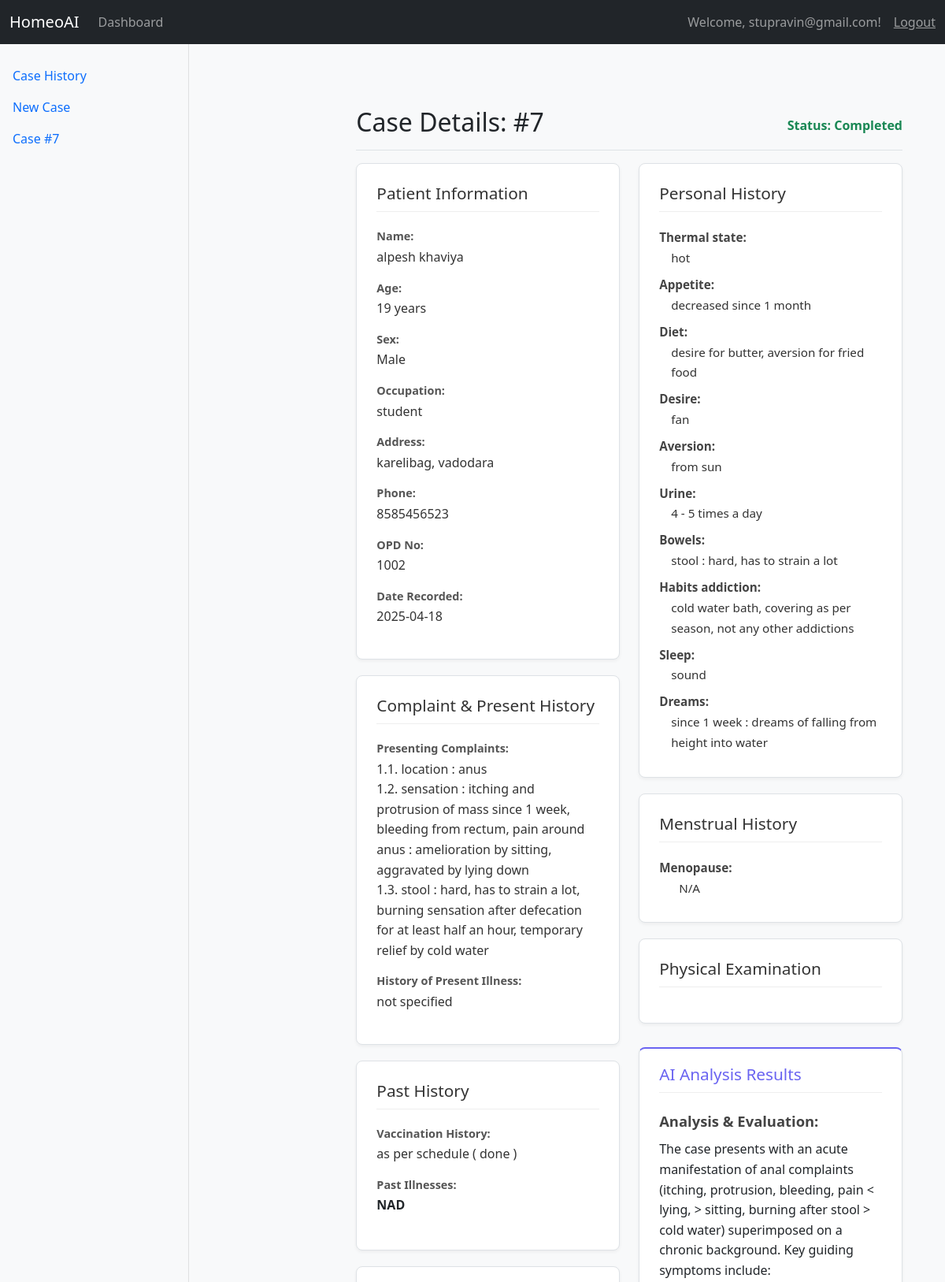
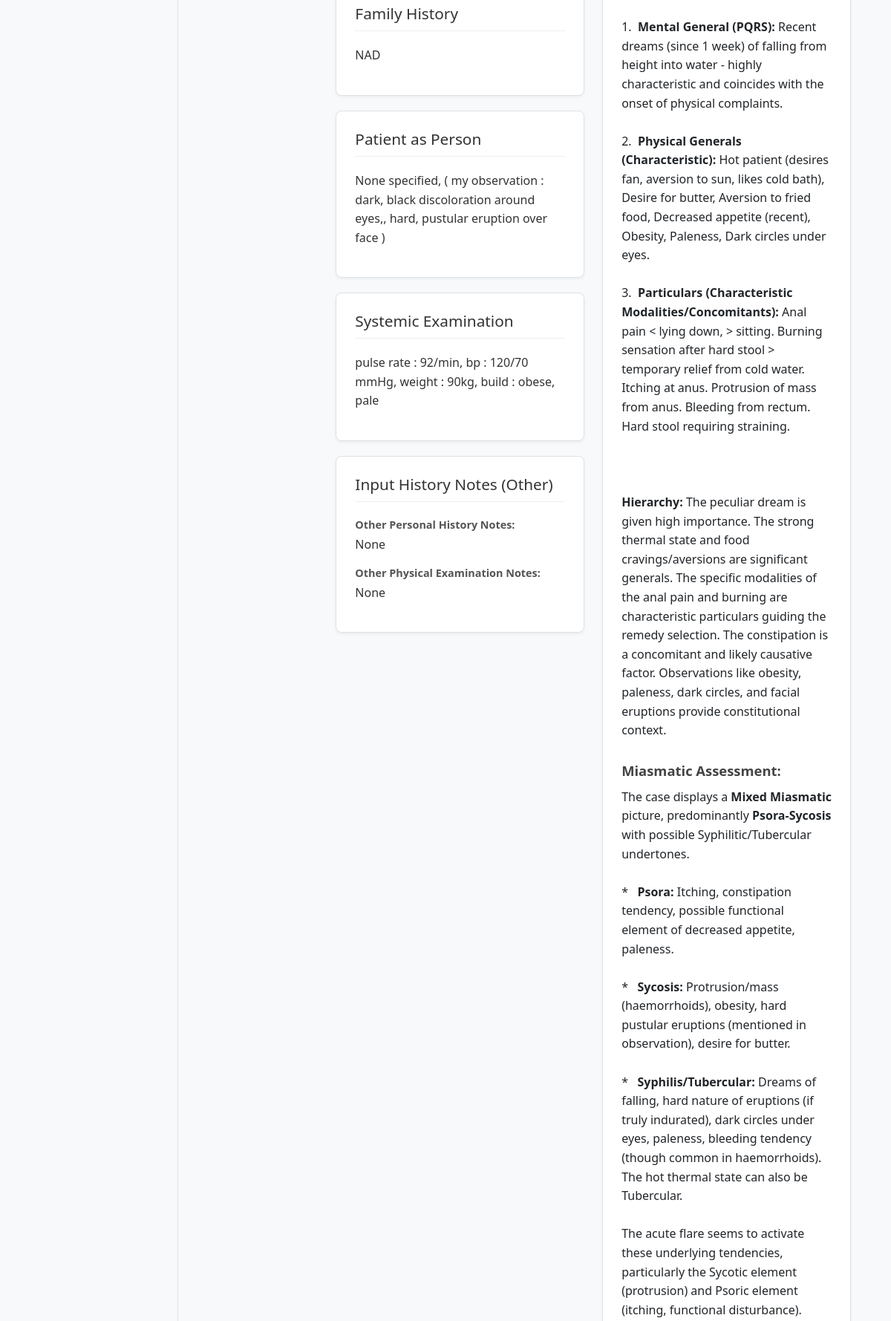
Page /case/7/ (signed in, upper part) on the committed database (2 pictures, top to bottom).
### core/models.py (models this page shows, shortened)
class Case(models.Model):
    user = models.ForeignKey(settings.AUTH_USER_MODEL, on_delete=models.CASCADE, related_name='cases')
    created_at = models.DateTimeField(auto_now_add=True)
    updated_at = models.DateTimeField(auto_now=True)
    date = models.DateField(default=timezone.now, blank=True, null=True) # Made optional
    opd_no = models.CharField(max_length=50, blank=True, null=True)
    patient_name = models.CharField(max_length=200) # Required
    patient_age = models.CharField(max_length=20, blank=True, null=True)
    patient_sex = models.CharField(max_length=10, choices=[('Male', 'Male'), ('Female', 'Female'), ('Other', 'Other')], blank=True, null=True)
    patient_occupation = models.CharField(max_length=100, blank=True, null=True)
    patient_address = models.TextField(blank=True, null=True)
    patient_phone = models.CharField(max_length=20, blank=True, null=True)
    presenting_complaints = models.TextField() # Required
    history_of_present_illness = models.TextField(blank=True, null=True)
    past_history_vaccination = models.TextField(blank=True, null=True) # Corresponds to past_history.vaccination
    family_history = models.TextField(blank=True, null=True)
    personal_history = models.JSONField(blank=True, null=True, default=dict)
    menstrual_history = models.JSONField(blank=True, null=True, default=dict)
    physical_examination = models.JSONField(blank=True, null=True, default=dict)
    patient_as_person = models.TextField(blank=True, null=True)
    systemic_examination = models.TextField(blank=True, null=True)
    result_file_path = models.CharField(max_length=512, blank=True, null=True) # Store relative path?
    STATUS_CHOICES = [
        ('PENDING', 'Pending Analysis'),
        ('PROCESSING', 'Processing'),
        ('COMPLETED', 'Completed'),
        ('ERROR', 'Error'),
    ]
    status = models.CharField(max_length=20, choices=STATUS_CHOICES, default='PENDING')
    class Meta:
        ordering = ['-created_at']

class PastIllness(models.Model):
    case = models.ForeignKey(Case, on_delete=models.CASCADE, related_name='past_illnesses')
    disease = models.CharField(max_length=200, blank=True, null=True)
    approximate_age = models.CharField(max_length=50, blank=True, null=True)
    duration = models.CharField(max_length=100, blank=True, null=True)
    treatment = models.TextField(blank=True, null=True)
    completely_recovered = models.CharField(max_length=50, blank=True, null=True)
    class Meta:
        verbose_name_plural = "Past Illnesses"

### core/views.py (the view)
@login_required
def case_detail_view(request, case_id):
    case = get_object_or_404(Case.objects.prefetch_related('past_illnesses'), id=case_id, user=request.user)
    results_data = None
    error_message = None
    case_type_value = None # Initialize variable for case type
    if case.status == 'COMPLETED' and case.result_file_path:
        full_path = os.path.join(settings.CASE_RESULTS_DIR, case.result_file_path)
        if os.path.exists(full_path):
            try:
                with open(full_path, 'r', encoding='utf-8') as f:
                    file_content = f.read()
                results_data = json.loads(file_content)
                if results_data:
                    case_type_value = results_data.get("case_type(Acute/Chronic)")
            except json.JSONDecodeError:
                error_message = "Error: The result file contains invalid JSON."
                print(f"JSONDecodeError for file: {full_path}")
            except Exception as e:
                error_message = f"Error reading result file: {e}"
                print(f"Error reading file {full_path}: {e}")
        else:
            error_message = f"Error: Result file not found ({case.result_file_path}), although case is marked completed."
            print(f"Result file not found: {full_path}")
    elif case.status == 'ERROR':
         error_message = "An error occurred during the analysis process."
    elif case.status == 'PROCESSING' or case.status == 'PENDING':
         error_message = "Analysis is still in progress. Please check back later."
    context = {
        'case': case,
        'results_data': results_data,
        'error_message': error_message,
        'case_type_value': case_type_value, # Pass the extracted value to the template
    }
    return render(request, 'case_detail.html', context)

### core/templatetags/json_filters.py (called while the page is built)
@register.filter(is_safe=True, name='apply_formatting')
def apply_formatting(value):
    if not isinstance(value, str):
        value = str(value)
    value = escape(value)
    value = re.sub(r'\*\*(.*?)\*\*', r'<strong>\1</strong>', value)
    value = value.replace('\n', '<br>\n')
    return mark_safe(value)

@register.filter(name='is_dict')
def is_dict(value):
    return isinstance(value, dict)

@register.filter(name='replace_str')
def replace_str(value, args):
    if isinstance(value, str) and isinstance(args, str):
        try:
            old, new = args.split(',')
            return value.replace(old, new)
        except ValueError:
            return value # Return original value if args format is wrong
    return value # Return original value if not a string or args format is wrong

### templates/case_detail.html (shortened to what this page needs)
{% extends 'base_generic.html' %}
{% load static %}
{% load json_filters %}
{% block head_extra %}
<link rel="stylesheet" href="https://cdn.jsdelivr.net/npm/bootstrap@5.1.3/dist/css/bootstrap.min.css">
{% endblock %}
{% block content %}
<div class="container-fluid">
  <div class="row">
     <nav id="sidebarMenu" class="col-md-3 col-lg-2 d-md-block sidebar collapse">
        <div class="position-sticky pt-3 sidebar-sticky">
            <ul class="nav flex-column">
                <li class="nav-item"> <a class="nav-link" href="{% url 'core:dashboard' %}"> Case History</a></li>
                <li class="nav-item"> <a class="nav-link" href="{% url 'core:new_case' %}"> New Case</a></li>
                <li class="nav-item"> <span class="nav-link active" aria-current="page"> Case #{{ case.id }}</span></li>
            </ul>
        </div>
     </nav>
     <main class="col-md-9 ms-sm-auto col-lg-10 px-md-4">
        <div class="d-flex justify-content-between flex-wrap flex-md-nowrap align-items-center pt-3 pb-2 mb-3 border-bottom">
            <h1 class="h2">Case Details: #{{ case.id }}</h1>
            <span class="status-display status-{{ case.status }}">Status: {{ case.get_status_display }}</span>
        </div>
        <div class="row">
            <div class="col-lg-6 detail-col-left">
                <div class="detail-card">
                    <h3>Patient Information</h3>
                    <span class="detail-label">Name:</span> <p class="detail-value">{{ case.patient_name|default:"N/A" }}</p>
                    <span class="detail-label">Age:</span> <p class="detail-value">{{ case.patient_age|default:"N/A" }}</p>
                    <span class="detail-label">Sex:</span> <p class="detail-value">{{ case.patient_sex|default:"N/A" }}</p>
                    <span class="detail-label">Occupation:</span> <p class="detail-value">{{ case.patient_occupation|default:"N/A" }}</p>
                    <span class="detail-label">Address:</span> <p class="detail-value">{{ case.patient_address|default:"N/A" }}</p>
                    <span class="detail-label">Phone:</span> <p class="detail-value">{{ case.patient_phone|default:"N/A" }}</p>
                    <span class="detail-label">OPD No:</span> <p class="detail-value">{{ case.opd_no|default:"N/A" }}</p>
                    <span class="detail-label">Date Recorded:</span> <p class="detail-value">{{ case.date|date:"Y-m-d"|default:"N/A" }}</p>
                </div>
                <div class="detail-card">
                    <h3>Complaint & Present History</h3>
                    <span class="detail-label">Presenting Complaints:</span> <p class="detail-value">{{ case.presenting_complaints|default:"N/A" }}</p>
                    <span class="detail-label">History of Present Illness:</span> <p class="detail-value">{{ case.history_of_present_illness|default:"N/A" }}</p>
                 </div>
                <div class="detail-card">
                    <h3>Past History</h3>
                    <span class="detail-label">Vaccination History:</span>
                    <p class="detail-value">{{ case.past_history_vaccination|default:"N/A" }}</p>
                    <span class="detail-label">Past Illnesses:</span>
                    {% for illness in case.past_illnesses.all %}
                        <div class="illness-item">
                            <strong>{{ illness.disease|default:"Unnamed Illness" }}</strong>
                        </div>
                    {% empty %}
                        <p class="detail-value">No past illnesses recorded.</p>
                    {% endfor %}
                </div>
                <div class="detail-card">
                     <h3>Family History</h3>
                     <p class="detail-value">{{ case.family_history|default:"N/A" }}</p>
                </div>
                 <div class="detail-card">
                     <h3>Patient as Person</h3>
                     <p class="detail-value">{{ case.patient_as_person|default:"N/A" }}</p>
                 </div>
                 <div class="detail-card">
                     <h3>Systemic Examination</h3>
                     <p class="detail-value">{{ case.systemic_examination|default:"N/A" }}</p>
                 </div>
                 <div class="detail-card">
                    <h3>Input History Notes (Other)</h3>
                    <span class="detail-label">Other Personal History Notes:</span>
                    <p class="detail-value">{{ case.personal_history.other|default:"None" }}</p>
                     <span class="detail-label" style="margin-top: 15px;">Other Physical Examination Notes:</span>
                    <p class="detail-value">{{ case.physical_examination.other|default:"None" }}</p>
                </div>
            </div>
            <div class="col-lg-6 detail-col-right">
                <div class="detail-card">
                    <h3>Personal History</h3>
                    <div class="json-data-display">
                        {% for key, value in case.personal_history.items %}
                           {% if value %}
                           <span class="key">{{ key|capfirst|replace_str:"_, " }}:</span>
                           <span class="value">{{ value }}</span>
                           {% endif %}
                        {% empty %}
                           <p class="text-muted">No personal history details recorded.</p>
                        {% endfor %}
                    </div>
                </div>
                 <div class="detail-card">
                    <h3>Menstrual History</h3>
                    <div class="json-data-display">
                        {% for key, value in case.menstrual_history.items %}
                           {% if key == 'menopause' and value|is_dict %}
                               <span class="key">Menopause:</span>
                               {% if value.age or value.complaints %}
                                   <span class="value" style="margin-left: 25px;"><span class="key" style="display: inline;">Age:</span> {{ value.age|default:"N/A" }}</span>
                                   <span class="value" style="margin-left: 25px;"><span class="key" style="display: inline;">Complaints:</span> {{ value.complaints|default:"N/A" }}</span>
                               {% else %}
                                    <span class="value" style="margin-left: 25px;">N/A</span>
                               {% endif %}
                           {% elif value %}
                               <span class="key">{{ key|capfirst|replace_str:"_, " }}:</span>
                               <span class="value">{{ value }}</span>
                           {% endif %}
                        {% empty %}
                           <p class="text-muted">No menstrual history details recorded.</p>
                        {% endfor %}
                    </div>
                </div>
                 <div class="detail-card">
                    <h3>Physical Examination</h3>
                </div>
                {% if results_data %}
                <div class="detail-card results-section">
                    <h3 style="color: #6a64f1;">AI Analysis Results</h3>
                    {% with analysis=results_data.analysis_and_evaluation_of_symptoms %}
                        {% if analysis %}<div class="result-block"><h4>Analysis & Evaluation:</h4><p>{{ analysis|apply_formatting }}</p></div>{% endif %}
                    {% endwith %}
                     {% with miasm=results_data.miasmatic_assessment %}
                        {% if miasm %}<div class="result-block"><h4>Miasmatic Assessment:</h4><p>{{ miasm|apply_formatting }}</p></div>{% endif %}
                     {% endwith %}
                </div>
                {% elif not error_message %}
                     <div class="alert alert-secondary" role="alert"> No analysis results found. Status: {{ case.get_status_display }}. </div>
                {% endif %}
            </div>
        </div>
     </main>
   </div>
</div>
{% endblock %}

### templates/base_generic.html (shortened to what this page needs)
{% load static %}
<!DOCTYPE html>
<html lang="en">
<head>
     {% block head_extra %}{% endblock %}
</head>
<body>
    <nav class="navbar navbar-expand-md navbar-dark bg-dark fixed-top">
      <div class="container-fluid">
        <a class="navbar-brand" href="{% url 'core:home' %}">HomeoAI</a>
         <div class="collapse navbar-collapse" id="navbarCollapse">
           <ul class="navbar-nav me-auto mb-2 mb-md-0">
               <li class="nav-item"><a class="nav-link" href="{% url 'core:dashboard' %}">Dashboard</a></li>
           </ul>
           {% if user.is_authenticated %}
             <span class="navbar-text me-3">Welcome, {{ user.username }}!</span>
             <form action="{% url 'auth_app:logout' %}" method="post" class="logout-form">
                 <button type="submit" class="logout-button">Logout</button>
             </form>
           {% endif %}
         </div>
      </div>
    </nav>
    <main role="main">
        {% block content %}{% endblock %}
    </main>
</body>
</html>

### templates/case_detail.html (style rules this page uses)
body { padding-top: 70px; background-color: #f8f9fa; }
.sidebar { position: fixed; top: 0; bottom: 0; left: 0; z-index: 1000; padding: 60px 0 0; box-shadow: inset -1px 0 0 rgba(0, 0, 0, .1); width: 240px; background-color: #f8f9fa; transition: transform 0.3s ease-in-out; }
.sidebar-sticky { height: calc(100vh - 60px); padding-top: .5rem; overflow-x: hidden; overflow-y: auto; }
main { padding: 30px; transition: margin-left 0.3s ease-in-out; margin-left: 250px; }
.detail-card { background-color: #fff; border: 1px solid #dee2e6; border-radius: 8px; padding: 25px; margin-bottom: 20px; box-shadow: 0 2px 4px rgba(0,0,0,0.05); }
.detail-card h3 { font-size: 1.3em; color: #333; border-bottom: 1px solid #eee; padding-bottom: 10px; margin-bottom: 20px; }
.detail-label { font-weight: 600; color: #555; display: block; margin-bottom: 3px; font-size: 0.9em; }
.detail-value { color: #333; margin-bottom: 15px; white-space: pre-wrap; line-height: 1.6; }
.json-data-display { font-size: 0.95em; line-height: 1.7; }
.json-data-display .key { font-weight: 600; color: #444; display: block; margin-top: 8px; }
.json-data-display .value { margin-left: 15px; display: block; margin-bottom: 5px; color: #333; }
.illness-item { border-bottom: 1px dotted #ccc; padding-bottom: 10px; margin-bottom: 10px; }
.illness-item:last-child { border-bottom: none; }
.results-section { border-top: 2px solid #6a64f1; padding-top: 20px; margin-top: 30px; }
.results-section h4 { font-size: 1.15em; font-weight: 600; margin-top: 25px; margin-bottom: 12px; color: #444; }
.results-section p, .results-section li { white-space: pre-wrap; line-height: 1.6; }
.result-block { margin-bottom: 30px; }
.status-display { font-weight: bold; }
.status-COMPLETED { color: #198754; }

### templates/base_generic.html (style rules this page uses)
body { padding-top: 60px; }
.logout-form { display: inline; }
.logout-button { background: none!important; border: none; padding: 0!important; color: rgba(255,255,255,.55); text-decoration: underline; cursor: pointer; font: inherit; }

### rows in the picture
Case: id "7", status "Completed", patient_name "alpesh khaviya", patient_age "19 years", patient_sex "Male", patient_occupation "student", patient_address "karelibag, vadodara", patient_phone "8585456523", opd_no "1002", date "2025-04-18", presenting_complaints "1.1. location : anus 1.2. sensation : itching and protrusion of mass since 1 week, bleeding from rectum, pain around anus : amelioration by sitting, aggravated by lying down 1.3. stool : hard, has to strain a lot, burning sensation after defecation for at least half an hour, temporary relief by cold water", history_of_present_illness "not specified", past_history_vaccination "as per schedule ( done )", family_history "NAD", patient_as_person "None specified, ( my observation : dark, black discoloration around eyes,, hard, pustular eruption over face )", systemic_examination "pulse rate : 92/min, bp : 120/70 mmHg, weight : 90kg, build : obese, pale", personal_history.other "None", physical_examination.other "None"
PastIllness: disease "NAD"

### other values in the picture
{{ user.username }} "stupravin@gmail.com"
{{ key|capfirst|replace_str:"_, " }} "Thermal state" "Appetite" "Diet" "Desire" "Aversion" "Urine" "Bowels" "Habits addiction" "Sleep" "Dreams"
{{ value }} "hot" "decreased since 1 month" "desire for butter, aversion for fried food" "fan" "from sun" "4 - 5 times a day" "stool : hard, has to strain a lot" "cold water bath, covering as per season, not any other addictions" "sound" "since 1 week : dreams of falling from height into water"
